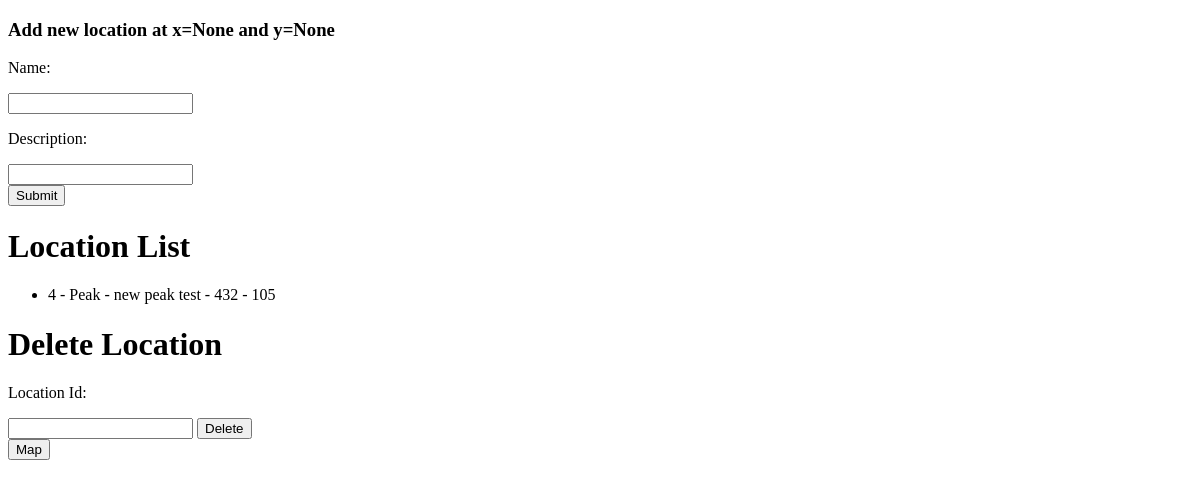
The app's page /AddLocation, older data.
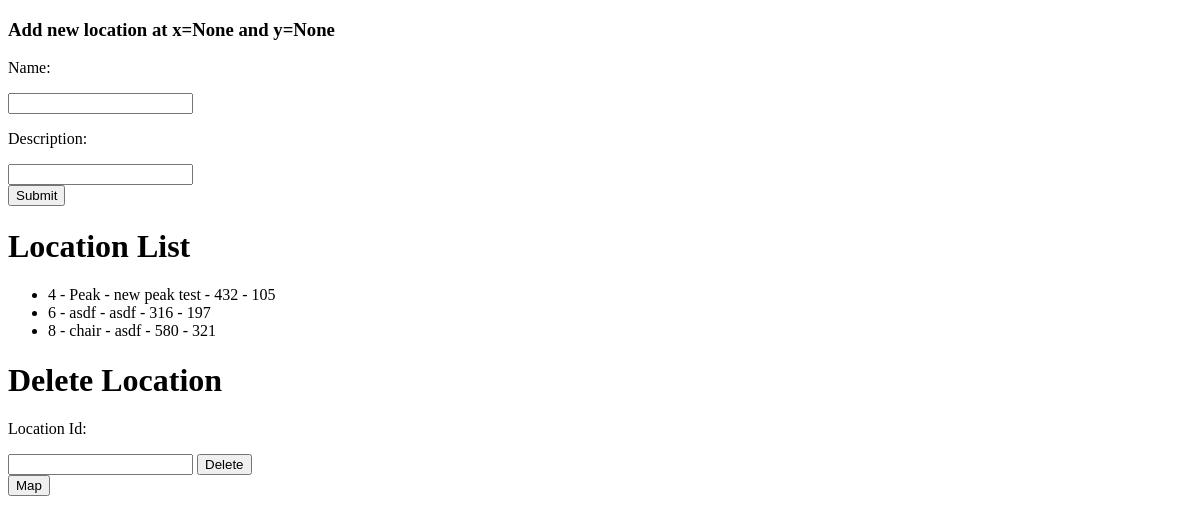
The same page, newer data.
### tables this page shows
CREATE TABLE locations
(
    [location_id] integer PRIMARY KEY AUTOINCREMENT,
    [location_name] text NOT NULL,
    [location_description] text NOT NULL,
    [location_x] text NOT NULL,
    [location_y] text NOT NULL
);

### main.py (the view)
@app.route('/AddLocation')
def addLocation():
    global x, y
    x = request.args.get('x')
    y = request.args.get('y')
    db = connect_db()
    cur = db.execute("select * from locations")
    entries = [dict(location_id=row[0], location_name=row[1], location_description=row[2], location_x=row[3], location_y=row[4]) for row in cur.fetchall()]
    cur = db.execute("select * from pictures")
    pictures = [dict(location_id=row[1], file_location=row[2]) for row in cur.fetchall()]
    db.close()
    return render_template('AddLocation.html', entries=entries, pictures=pictures, x=x, y=y)

### main.py (called while the page is built)
def connect_db():
    return sqlite3.connect(DATABASE)

### templates/AddLocation.html (shortened to what this page needs)
<!DOCTYPE html>
<html lang="en">
<head>
</head>
<body>
    <form action="/LocationAdded" method="get">
        <h3>Add new location at x={{ x }} and y={{ y }}</h3>
        <p>Name:</p><input type="text" name="location_name">
        <br/>
        <p>Description:</p><input type="text" name="location_description">
        <br/>
        <input type="submit" value="Submit"/>
    </form>
    <h1>Location List</h1>
    <ul>
        {% for entry in entries %}
        <li>
            {{ entry.location_id }} - {{ entry.location_name }} - {{ entry.location_description }} - {{ entry.location_x }} - {{ entry.location_y }}
        </li>
        {% else %}
        <li>No Locations</li>
        {% endfor %}
    </ul>
    <form action="/DeleteLocation">
        <h1>Delete Location</h1>
        <p>Location Id:</p><input type="number" name="location_id"/>
        <input type="submit" value="Delete">
    </form>
    <form action="/">
            <input type="submit" value="Map">
    </form>
</body>
</html>

Row changes from the older to the newer data that the page shows:
added locations: location_id "6", location_name "asdf", location_description "asdf", location_x "316", location_y "197"
added locations: location_id "8", location_name "chair", location_description "asdf", location_x "580", location_y "321"
